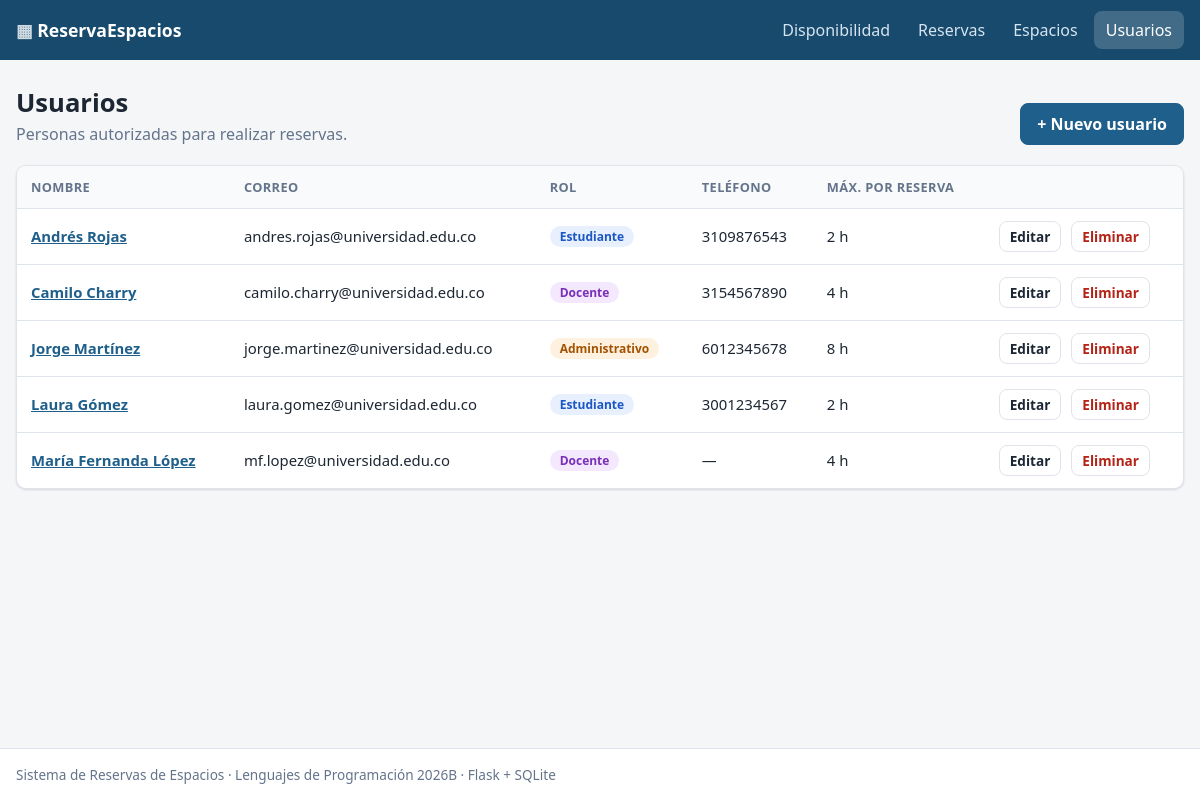
Screenshot of /usuarios/ with the database file from the repository.
### tables this page shows
CREATE TABLE usuarios (
    id        INTEGER PRIMARY KEY AUTOINCREMENT,
    nombre    TEXT NOT NULL CHECK (length(trim(nombre)) > 0),
    correo    TEXT NOT NULL UNIQUE CHECK (correo LIKE '%_@_%._%'),
    rol       TEXT NOT NULL CHECK (rol IN ('estudiante', 'docente', 'administrativo')),
    telefono  TEXT NOT NULL DEFAULT ''
);

### app/controllers/usuario_controller.py (the view)
@bp.get("/")
def listar():
    return render_template("usuarios/lista.html", usuarios=RepositorioUsuarios().listar())

### app/models/base.py (called while the page is built)
    @property
    def id(self) -> int | None:
        return self._id

    @id.setter
    def id(self, valor) -> None:
        self._id = int(valor) if valor not in (None, "") else None

    @property
    def conexion(self) -> sqlite3.Connection:
        return self._conexion if self._conexion is not None else BaseDatos.conexion()

    def listar(self) -> list[T]:
        filas = self.conexion.execute(f"SELECT * FROM {self.tabla} ORDER BY {self.orden}").fetchall()
        return [self._a_entidad(fila) for fila in filas]

### app/models/database.py (called while the page is built)
    @staticmethod
    def conectar(ruta: str) -> sqlite3.Connection:
        conexion = sqlite3.connect(ruta)
        conexion.row_factory = sqlite3.Row
        conexion.execute("PRAGMA foreign_keys = ON")
        return conexion

    @classmethod
    def conexion(cls) -> sqlite3.Connection:
        if "db" not in g:
            g.db = cls.conectar(current_app.config["DATABASE"])
        return g.db

    @staticmethod
    def cerrar(_error=None) -> None:
        conexion = g.pop("db", None)
        if conexion is not None:
            conexion.close()

### app/models/usuario.py (called while the page is built)
    @classmethod
    def crear(cls, rol: str, **datos) -> "Usuario":
        tipo = cls._tipos.get(str(rol or "").strip().lower())
        if tipo is None:
            raise ValidacionError("Seleccione un rol válido: estudiante, docente o administrativo.")
        return tipo(**datos)

    @property
    def rol(self) -> str:
        return self.ROL

    @property
    def nombre(self) -> str:
        return self._nombre

    @nombre.setter
    def nombre(self, valor) -> None:
        self._nombre = v.texto(valor, "nombre", maximo=100)

    @property
    def correo(self) -> str:
        return self._correo

    @correo.setter
    def correo(self, valor) -> None:
        self._correo = v.correo(valor)

    @property
    def telefono(self) -> str:
        return self._telefono

    @telefono.setter
    def telefono(self, valor) -> None:
        self._telefono = v.telefono(valor)

    @property
    def max_horas_reserva(self) -> float:
        return self.MAX_HORAS

    @property
    def max_horas_reserva(self) -> float:
        return self.MAX_HORAS

    @property
    def max_horas_reserva(self) -> float:
        return self.MAX_HORAS

    def _a_entidad(self, fila: sqlite3.Row) -> Usuario:
        datos = dict(fila)
        return Usuario.crear(datos.pop("rol"), **datos)

### app/templates/usuarios/lista.html (shortened to what this page needs)
{% extends "base.html" %}
{% from "_macros.html" import boton_eliminar, etiqueta_rol %}
{% block contenido %}
<section class="encabezado">
    <div>
        <h1>Usuarios</h1>
        <p class="sutil">Personas autorizadas para realizar reservas.</p>
    </div>
    <a class="boton boton--primario" href="{{ url_for('usuarios.crear') }}">+ Nuevo usuario</a>
</section>
{% if usuarios %}
<div class="tabla-envoltura">
<table class="tabla">
    <thead><tr><th>Nombre</th><th>Correo</th><th>Rol</th><th>Teléfono</th><th>Máx. por reserva</th><th></th></tr></thead>
    <tbody>
    {% for u in usuarios %}
        <tr>
            <td><a href="{{ url_for('usuarios.detalle', usuario_id=u.id) }}"><strong>{{ u.nombre }}</strong></a></td>
            <td>{{ u.correo }}</td>
            <td>{{ etiqueta_rol(u.rol) }}</td>
            <td>{{ u.telefono or '—' }}</td>
            <td>{{ u.max_horas_reserva }} h</td>
            <td class="acciones">
                <a class="boton boton--chico" href="{{ url_for('usuarios.editar', usuario_id=u.id) }}">Editar</a>
                {{ boton_eliminar(url_for('usuarios.eliminar', usuario_id=u.id), '¿Eliminar a ' ~ u.nombre ~ '?') }}
            </td>
        </tr>
    {% endfor %}
    </tbody>
</table>
</div>
{% else %}
<p class="vacio">Aún no hay usuarios registrados.</p>
{% endif %}
{% endblock %}

### app/templates/_macros.html (shortened to what this page needs)
{% macro boton_eliminar(url, pregunta, volver=None) -%}
<form method="post" action="{{ url }}" class="en-linea" onsubmit="return confirm('{{ pregunta }}');">
    <button type="submit" class="boton boton--peligro boton--chico">Eliminar</button>
</form>
{%- endmacro %}
{% macro etiqueta_rol(rol) -%}
<span class="insignia insignia--{{ rol }}">{{ rol | capitalize }}</span>
{%- endmacro %}

### app/static/css/estilos.css (style rules this page uses)
:root { --fondo: #f4f6f8; --superficie: #ffffff; --texto: #1d2733; --sutil: #64748b; --borde: #dfe4ea; --primario: #1f5f8b; --primario-oscuro: #174a6d; --exito: #1f7a4d; --exito-fondo: #e6f4ec; --error: #b42318; --error-fondo: #fdecea; --aviso: #8a5a00; --aviso-fondo: #fff4d6; --libre: #e8f5ee; --libre-hover: #c9ead7; --reservado: #dbe8f4; --reservado-borde: #1f5f8b; --cerrado: #eceff2; --radio: 10px; --sombra: 0 1px 2px rgba(16, 24, 40, 0.06), 0 1px 3px rgba(16, 24, 40, 0.08); font-family: "Segoe UI", system-ui, -apple-system, Roboto, sans-serif; color: var(--texto); background: var(--fondo); }
* { box-sizing: border-box; }
body { margin: 0; min-height: 100vh; display: flex; flex-direction: column; }
a { color: var(--primario); }
h1, h2 { margin: 0; line-height: 1.2; }
h1 { font-size: 1.6rem; }
.sutil { color: var(--sutil); margin: 4px 0 0; }
.en-linea { display: inline; }
.encabezado { display: flex; justify-content: space-between; align-items: flex-end; gap: 16px; margin-bottom: 20px; flex-wrap: wrap; }
.boton { display: inline-flex; align-items: center; justify-content: center; gap: 6px; padding: 9px 16px; border-radius: 8px; border: 1px solid var(--borde); background: var(--superficie); color: var(--texto); font: inherit; font-weight: 600; text-decoration: none; cursor: pointer; transition: background 0.15s, border-color 0.15s; }
.boton--primario { background: var(--primario); border-color: var(--primario); color: #fff; }
.boton--peligro { color: var(--error); }
.boton--chico { padding: 5px 10px; font-size: 0.85rem; }
.tabla-envoltura { overflow-x: auto; background: var(--superficie); border: 1px solid var(--borde); border-radius: var(--radio); box-shadow: var(--sombra); }
.tabla { width: 100%; border-collapse: collapse; font-size: 0.93rem; }
.tabla th, .tabla td { padding: 12px 14px; text-align: left; border-bottom: 1px solid var(--borde); vertical-align: middle; }
.tabla th { background: #f8fafb; font-size: 0.8rem; text-transform: uppercase; letter-spacing: 0.03em; color: var(--sutil); }
.tabla tbody tr:last-child td { border-bottom: none; }
.acciones { white-space: nowrap; text-align: right; }
.acciones > * + * { margin-left: 6px; }
.insignia { display: inline-block; border-radius: 999px; padding: 2px 10px; font-size: 0.75rem; font-weight: 700; vertical-align: middle; }
.insignia--estudiante { background: #e8f0fe; color: #1a56c4; }
.insignia--docente { background: #f3e8fd; color: #7a2fb8; }
.insignia--administrativo { background: #fff1e0; color: #a35200; }

### rows the page displays
usuarios: nombre "Andrés Rojas", correo "andres.rojas@universidad.edu.co", rol "Estudiante", telefono "3109876543", max_horas_reserva "2"
usuarios: nombre "Camilo Charry", correo "camilo.charry@universidad.edu.co", rol "Docente", telefono "3154567890", max_horas_reserva "4"
usuarios: nombre "Jorge Martínez", correo "jorge.martinez@universidad.edu.co", rol "Administrativo", telefono "6012345678", max_horas_reserva "8"
usuarios: nombre "Laura Gómez", correo "laura.gomez@universidad.edu.co", rol "Estudiante", telefono "3001234567", max_horas_reserva "2"
usuarios: nombre "María Fernanda López", correo "mf.lopez@universidad.edu.co", rol "Docente", telefono "—", max_horas_reserva "4"
